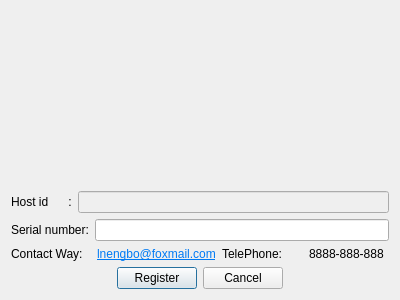
<?xml version="1.0" encoding="UTF-8"?>
<ui version="4.0">
 <class>LicenseDlg</class>
 <widget class="QDialog" name="LicenseDlg">
  <property name="geometry">
   <rect>
    <x>0</x>
    <y>0</y>
    <width>400</width>
    <height>300</height>
   </rect>
  </property>
  <property name="windowTitle">
   <string>Dialog</string>
  </property>
  <layout class="QVBoxLayout" name="verticalLayout" stretch="3,0,0,0,0">
   <item>
    <widget class="QLabel" name="label">
     <property name="styleSheet">
      <string notr="true">border-image:url(:/img/comlogo.png)</string>
     </property>
     <property name="text">
      <string/>
     </property>
    </widget>
   </item>
   <item>
    <layout class="QHBoxLayout" name="horizontalLayout">
     <item>
      <widget class="QLabel" name="label_6">
       <property name="text">
        <string>Host id      :</string>
       </property>
      </widget>
     </item>
     <item>
      <widget class="QLineEdit" name="hostidLe">
       <property name="enabled">
        <bool>false</bool>
       </property>
      </widget>
     </item>
    </layout>
   </item>
   <item>
    <layout class="QHBoxLayout" name="horizontalLayout_2">
     <item>
      <widget class="QLabel" name="label_7">
       <property name="sizeIncrement">
        <size>
         <width>100</width>
         <height>0</height>
        </size>
       </property>
       <property name="text">
        <string>Serial number:</string>
       </property>
      </widget>
     </item>
     <item>
      <widget class="QLineEdit" name="serialnumberLe"/>
     </item>
    </layout>
   </item>
   <item>
    <layout class="QHBoxLayout" name="horizontalLayout_3">
     <item>
      <widget class="QLabel" name="label_2">
       <property name="text">
        <string>Contact Way:</string>
       </property>
      </widget>
     </item>
     <item>
      <widget class="QLabel" name="emaillb">
       <property name="text">
        <string>&lt;html&gt;&lt;head/&gt;&lt;body&gt;&lt;p&gt;&lt;a href=&quot;lnengbo@foxmail.com&quot;&gt;&lt;span style=&quot; text-decoration: underline; color:#007af4;&quot;&gt;lnengbo@foxmail.com&lt;/span&gt;&lt;/a&gt;&lt;/p&gt;&lt;/body&gt;&lt;/html&gt;</string>
       </property>
      </widget>
     </item>
     <item>
      <widget class="QLabel" name="label_4">
       <property name="text">
        <string>TelePhone:</string>
       </property>
      </widget>
     </item>
     <item>
      <widget class="QLabel" name="label_5">
       <property name="text">
        <string>8888-888-888</string>
       </property>
      </widget>
     </item>
    </layout>
   </item>
   <item>
    <layout class="QHBoxLayout" name="horizontalLayout_4">
     <item>
      <spacer name="horizontalSpacer">
       <property name="orientation">
        <enum>Qt::Horizontal</enum>
       </property>
       <property name="sizeHint" stdset="0">
        <size>
         <width>40</width>
         <height>20</height>
        </size>
       </property>
      </spacer>
     </item>
     <item>
      <widget class="QPushButton" name="registerPB">
       <property name="text">
        <string>Register</string>
       </property>
      </widget>
     </item>
     <item>
      <widget class="QPushButton" name="cancelPB">
       <property name="text">
        <string>Cancel</string>
       </property>
      </widget>
     </item>
     <item>
      <spacer name="horizontalSpacer_2">
       <property name="orientation">
        <enum>Qt::Horizontal</enum>
       </property>
       <property name="sizeHint" stdset="0">
        <size>
         <width>40</width>
         <height>20</height>
        </size>
       </property>
      </spacer>
     </item>
    </layout>
   </item>
  </layout>
 </widget>
 <resources/>
 <connections/>
</ui>
